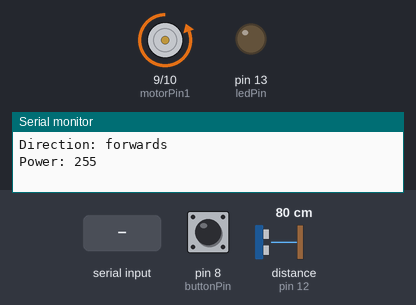
This sketch was run on a simulated Arduino Uno, built with avr-gcc and run on an emulated ATmega328P. On the bench: motor-driver pin pairs drawn as motors (green arrow = first pin HIGH = forward, orange = second pin HIGH = backward, longer = more drive), output pins drawn as LEDs (lit = HIGH), the last lines printed to the serial monitor. Inputs (shaded band) come from the test bench; at power-on: pin 8 (buttonPin) HIGH, distance to the obstacle (sensor on pin 12) 80 cm. The echo pulse lasts 58.3 µs per cm; pins used as bus, display or sensor lines are not drawn.

Above: at 1.5 s.
1.6 s: pin 8 (buttonPin) pulled LOW for 0.15 s
At 1.85 s:
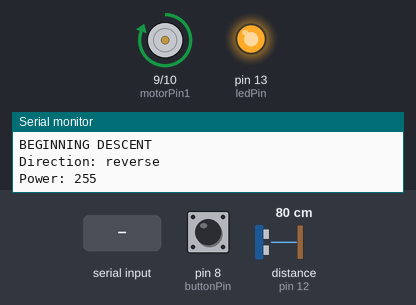
At 2.28 s:
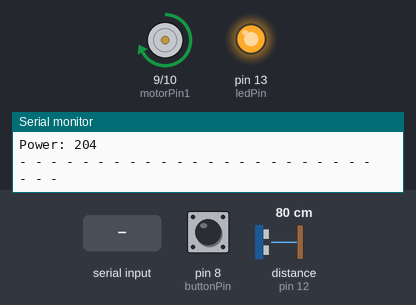
4.6 s: distance to the obstacle (sensor on pin 12) set to 2 cm
At 5.2 s:
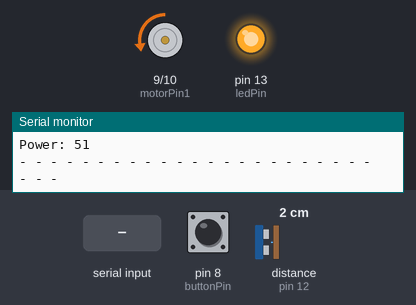
7.6 s: "90,45\n" received over Serial
At 7.75 s:
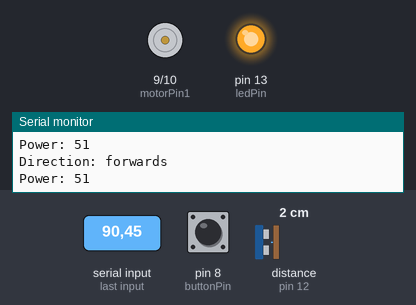
10.6 s: distance to the obstacle (sensor on pin 12) set to 6 cm
13.6 s: distance to the obstacle (sensor on pin 12) set to 9 cm
16.6 s: "f90\n" received over Serial
Timing chart, 0 to 20.6 s (numbered marks = the images above; inputs shaded):
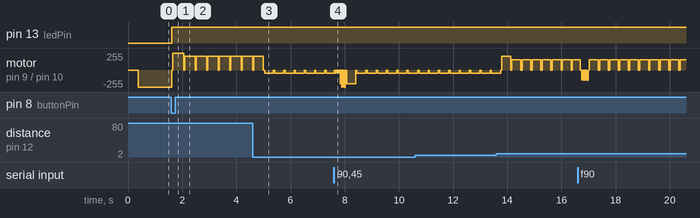

The sketch:

controller.ino
```cpp
// ____________________________________________________________
//
// Control system for a solar elevator, or any other device which
// requires a motor to run in one direction at maximum power
// until a button is pressed and then execute a controlled return.
//
// Makes use of a push button, motor, L9110 motor driver and HC-
// SR04 ultra-sonic distance sensor (or compatible alternatives)
// ____________________________________________________________
//
// Written between 27/9/2018 and 6/10/2018
// by ThatMattG (github.com/ThatMattG)
//
// Distance sensor code adapted from:
// https://randomnerdtutorials.com/complete-guide-for-ultrasonic-sensor-hc-sr04/
//
// Push button code and relevant pin arrangement adapted from:
// https://www.instructables.com/id/Arduino-Button-with-no-resistor/
// ____________________________________________________________

// ____________________________________________________________
//
// Defined values:
// ____________________________________________________________

// The size of an array used to hold distance values
#define DIST_ARR_SIZE 9

// Maximum range of distance sensor. Greater values are unreliable
#define MAX_RANGE 3200

#define NO_COMMAND '\0'
#define UNKNOWN -1

// ____________________________________________________________
//
// Global constants:
// ____________________________________________________________

// External button is connected to pins 8 and GND
const int buttonPin = 8;

// LED on Arduino
const int ledPin = 13;

// Motor pins connect to motor driver
const int motorPin1 = 9;
const int motorPin2 = 10;

// Pins connected to distance sensor
const int distTrigPin = 11;
const int distEchoPin = 12;

// Maximum and increment values for pulse-width modulation
const int pwmMax = 255;
const int pwmIncrement = pwmMax / 5;

// ____________________________________________________________
//
// Global variables:
// ____________________________________________________________

// Distance and time variables are used to calculate speed
long prevDist;
long prevTime;
int prevSpeed;

long currDist = UNKNOWN;
long currTime = UNKNOWN;
int currSpeed= UNKNOWN;

// ascend variable is set to false after reaching top of tether
boolean ascend = true;

// Initialise PWM at 100% power
int pwmSetting = pwmMax;

// currentDirection can be assigned s, f or b.
// Initialise with f to start climbing immediately
char currentDirection = 'f';

// ____________________________________________________________
//
// Subroutine
// Sets button pin for input and the associated LED pin for
// output using global constants.
//
// A push button should be attached to pins 8 and GND, or
// alternatively a button push may be emulated by completing
// the circuit between these two pins
//
// Note: LED will turn on after button is pushed (indicating
// elevator descent).
// This subroutine runs once during set-up.
// ____________________________________________________________

void initialiseButtonPins(){

  pinMode(buttonPin, INPUT_PULLUP);
  pinMode(ledPin, OUTPUT);

  // Announce pins to user
  Serial.print("- Button Pin: ");
  Serial.println(buttonPin);
  Serial.print("- LED Pin: ");
  Serial.println(ledPin);

}

// ____________________________________________________________
//
// Subroutine
// Sets 2 pins for motor output using global constants
// Runs once during set-up.
// ____________________________________________________________

void initialiseMotorPins(){

  pinMode(motorPin1, OUTPUT);
  pinMode(motorPin2, OUTPUT);

  // Announce pins to user
  Serial.print("- Motor Pin 1: ");
  Serial.println(motorPin1);
  Serial.print("- Motor Pin 2: ");
  Serial.println(motorPin2);

}

// ____________________________________________________________
//
// Subroutine
// Sets one output and one input pin for use of an ultra-sonic
// distance sensor. Runs once during set-up.
// ____________________________________________________________

void initialiseDistanceSensorPins(){

  pinMode(distTrigPin, OUTPUT);
  pinMode(distEchoPin, INPUT);

  // Announce pins to user
  Serial.print("- Distance Sensor Trigger Pin: ");
  Serial.println(distTrigPin);
  Serial.print("- Distance Sensor Echo Pin: ");
  Serial.println(distEchoPin);

}

// ____________________________________________________________
//
// Function
// Returns one incoming byte if available
// Used primarily for testing, as elevator is autonomous
// ____________________________________________________________

char receiveCommand(){

  // inputByte initialised as NO_COMMAND (ie the null char '\0')
  char inputByte = NO_COMMAND;

  // incomingByte takes the value of one input byte if available
  if (Serial.available()) {
    inputByte = Serial.read();
  }

  return inputByte;

}

// ____________________________________________________________
//
// Function
// Determines if a character is a direction command.
//  - If so, that character is returned.
//  - If not, the function returns the existing currentDirection
// ____________________________________________________________

char updateDirection(char command, char currentDirection){

  // Strings describing the possible directions
  char directionWords[3][16] = {"forwards",
                                "reverse",
                                "stop"};

  int i = 0;
  while (directionWords[i][0] != '\0') {

    // User input is compared with the first letter of each string
    if (directionWords[i][0] == command) {

      // If command is a direction, the direction is printed and returned
      Serial.println(directionWords[i]);
      return command;

    }

    i++;

  }

  return currentDirection;

}

// ____________________________________________________________
//
// Function
// Determines if a character is a speed command.
//  - If so, the  corresponding PWM is returned:
//
//    | Character |  PWM  |
//    |     1     |  51   |
//    |     2     |  102  |
//    |     3     |  153  |
//    |     4     |  204  |
//    |     5     |  255  |
//
//  - If not, the function returns the existing currentSpeed
// ____________________________________________________________

int updatePwm(char command, int pwmSetting){

  int pwmNew;

  // Convert the input into an int
  int commandInt = charToInt(command);

  // Check if input is in the allowed range for PWM commands
  if (commandInt >= 1 && commandInt <= pwmMax / pwmIncrement) {

    pwmNew = pwmIncrement * commandInt;

    // Announce the new speed setting
    Serial.print("Speed updated: ");
    Serial.print(20 * commandInt);
    Serial.println("%");

    return pwmNew;

  }

  // Return existing PWM setting if command is not valid
  return pwmSetting;

}

// ____________________________________________________________
//
// Function
// Converts one char to an int and returns if valid
// ____________________________________________________________

int charToInt(char character) {

  // Integer value is determined by subtracting the ASCII
  // value of the char '0'
  int returnVal = character - '0';

  // Checks if the value is between 0 and 9 inclusive, since
  // that is the maximum valid range for a single char to
  // be converted to an int.
  if (returnVal >=0 && returnVal <=9) {
    return returnVal;
  }

  // returns UNKNOWN (-1) if not a valid integer
  return UNKNOWN;

}

// ____________________________________________________________
//
// Subroutine
// Updates motor pin output using direction and PWM values
//    | Direction |  Pin1  |  Pin2  |
//    |     f     |    0   |   PWM  |
//    |     r     |   PWM  |    0   |
//    |     s     |    0   |    0   |
// ____________________________________________________________

void setMotorPins(int dir, int pwm){

  // Reset both pins and delay 50ms
  analogWrite(motorPin1, 0);
  analogWrite(motorPin2, 0);
  delay(50);

  // Direction will be printed in the relevant if statement below
  Serial.print("Direction: ");

  // Case: forwards
  if (dir == 'f') {
    analogWrite(motorPin1, 0);
    analogWrite(motorPin2, pwm);
    Serial.println("forwards");
  }

  // Case: reverse
  else if (dir == 'r') {
    analogWrite(motorPin1, pwm);
    analogWrite(motorPin2, 0);
    Serial.println("reverse");
  }

  // Case: stopped
  else if (dir == 's') {
    analogWrite(motorPin1, 0);
    analogWrite(motorPin2, 0);
    Serial.println("stopped");
  }

  // Print PWM value
  Serial.print("Power: ");
  Serial.println(pwm);

}

// ____________________________________________________________
//
// Subroutine
// Initiates descent of the elevator.
// ____________________________________________________________

void beginDescent() {

  // Turn off ascent variable and indicate descent by activating LED
  ascend = false;
  digitalWrite(ledPin, HIGH);

  Serial.println("BEGINNING DESCENT");

  // Reverse elevator with maximum power
  currentDirection = 'r';
  pwmSetting = pwmMax;
  setMotorPins(currentDirection, pwmSetting);

}

// ____________________________________________________________
//
// Fills an array of size "repeat" with distance measurements.
// An array is also filled with the time (ms) of each measurement.
// ____________________________________________________________

void getDistances(int repeat, long dists[], long times[]) {

  long timeTaken;
  long distance;
  long currTime;

  // distanceNum is a counter
  int distanceNum = 0;
  while (distanceNum < repeat) {

    // Sensor should receive a short LOW signal first
    digitalWrite(distTrigPin, LOW);
    delayMicroseconds(5);

    // A 10ms HIGH signal triggers the ultra-sonic output
    digitalWrite(distTrigPin, HIGH);
    delayMicroseconds(10);
    digitalWrite(distTrigPin, LOW);

    // Measure time taken for input
    timeTaken = pulseIn(distEchoPin, HIGH);

    // Record the internal clock time
    currTime = millis();

    // Determine distance (mm)
    distance = timeTaken * 10 / 58;

    // Append arrays if distance is within valid range
    if (distance < MAX_RANGE) {
      dists[distanceNum] = distance;
      times[distanceNum] = currTime;

      distanceNum++;
    }
  }

}

// ____________________________________________________________
//
// Function
// Returns the index of the minimum value in an array of longs
// ____________________________________________________________

int getIndexLowest(int length, long arr[]) {

  long lowest = arr[0];
  int indexLowest = 0;

  int i = 1;
  // Iterate through list, maintaining a record of the lowest
  // value and its index (begining with index 0)
  while (i < length) {

    if (arr[i] < lowest) {

      // Lowest value and its index are stored
      lowest = arr[i];
      indexLowest = i;

    }

    i++;
  }

  // Index of the lowest element is returned
  return indexLowest;

}

// ____________________________________________________________
//
// Function
// Calculates speed from 2 pairs of distance and time measurements.
// Return value will be positive in the downward direction as
// this simplifies the logic for speed adjustments.
// Returns UNKNOWN (-1) if a distance or time is invalid.
//
// Known issue: if the elevator is calculated to be ascending at
// 1cm/second (-1), the returned value from this function can be
// interpreted as UNKNOWN. This is minor, since another ~3 speed
// calculations will occur in the next second and the elevator
// should be descending; a true 1cm/sec ascent is unlikely.
// ____________________________________________________________
long calcSpeed(int currDist, int prevDist, long currTime, long prevTime) {

  // Speed is unknown if any of the 4 parameters is unknown
  if (currDist == UNKNOWN || prevDist == UNKNOWN ||
      currTime == UNKNOWN || prevTime == UNKNOWN){
    return UNKNOWN;
  }

  // Speed is unknown if either distance measurement is outside range
  if (currDist > MAX_RANGE || prevDist > MAX_RANGE) {
    return UNKNOWN;
  }

  // Determines distance travelled (>0 if moving towards destination)
  long mmTravelled = prevDist - currDist;
  // Time elapsed in ms
  long timeElapsed = currTime - prevTime;

  // Speed is unknown in the (very rare) case of an overflow
  if (timeElapsed < 0) {
    return UNKNOWN;
  }

  // Calculate speed as distance/time in unit mm/sec.
  // Multiplying by 1000 since timeElapsed is measured in ms.
  long spd = mmTravelled * 1000 / timeElapsed;

  return spd;
}

// ____________________________________________________________
//
// Subroutine
// Adjusts the elevator's descent based on both raw distance
// and the calculated speed.
// While a concise algorithm for speed adjustment would
// be ideal, desired speed is highly variable based on altitude.
// So although this function is long and inelegant, it provides
// a good template for tweaking settings at various heights.
// Aim to condense this code following testing.
// ____________________________________________________________
void adjustDescent(long dist, long spd) {

  // ============================================================

  // If elevator appears to be ascending and is >10cm from base,
  // the motor should be set in reverse at 80% power
  if (spd < 0 && dist > 200){

    Serial.println("Going up? That's not right.");

    // Set direction, power and apply these settings to motor pins
    currentDirection = 'r';
    pwmSetting = pwmIncrement * 4;
    setMotorPins(currentDirection, pwmSetting);

  }

  // ============================================================

  // Case: <8 cm from base
  else if (dist < 80) {

    Serial.println("Elevator has landed!");

    // Set motor to forwards at 20% power (likely to cease movement)
    currentDirection = 'f';
    pwmSetting = pwmIncrement * 1;
    setMotorPins(currentDirection, pwmSetting);

  }

  // ============================================================

  // Case: <50 cm from base
  else if (dist < 500) {

    // Speed >25cm/sec considered very excessive
    if (spd > 250) {

      Serial.println("Dangerous speed! Motor will be placed in forward direction.");

      // Set motor to forwards at 80% power to slow the elevator immediately
      currentDirection = 'f';
      pwmSetting = pwmIncrement * 4;
      setMotorPins(currentDirection, pwmSetting);

    }

    // Speed >15cm/sec considered too fast
    else if (spd > 150) {

      Serial.println("Too fast.");

      // Set motor to forwards at 40% power to slow the elevator
      currentDirection = 'f';
      pwmSetting = pwmIncrement * 2;
      setMotorPins(currentDirection, pwmSetting);

    }

    // Speed <5cm/sec considered too slow
    else if (spd < 50) {

      Serial.println("Too slow.");

      // Set motor to reverse at 60% power to bring elevator down
      currentDirection = 'r';
      pwmSetting = pwmIncrement * 3;
      setMotorPins(currentDirection, pwmSetting);

    }
  }

  // ============================================================

  // Case: <1.5m from base
  else if (dist < 1500) {

    // Speed >50cm/sec considered too fast
    if (spd > 500) {

      Serial.println("Too fast.");

      // Set motor to forwards at 40% power to slow elevator
      currentDirection = 'f';
      pwmSetting = pwmIncrement * 2;
      setMotorPins(currentDirection, pwmSetting);

    }

    // Speed <20cm/sec considered too slow
    else if (spd < 200) {

      Serial.println("Too slow.");

      // Set motor to reverse at 60% power to bring elevator down
      currentDirection = 'r';
      pwmSetting = pwmIncrement * 4;
      setMotorPins(currentDirection, pwmSetting);

    }
  }

  // ============================================================

  // Case: >1.5m from base
  else {

    // If the elevator would reach the base within 5 secs at
    // current speed, it is considered too fast
    if (spd * 5 > currDist) {

      Serial.println("Too fast.");

      // Turn off the motor (elevator should coast to unknown degree)
      currentDirection = 's';
      setMotorPins(currentDirection, pwmSetting);

    }

    // If the elevator would take > 20 secs to reach the base
    // at current speed, it is considered too slow
    else if (spd * 20 < currDist) {

      Serial.println("Too slow.");

      // Set motor to reverse at full power
      currentDirection = 'r';
      pwmSetting = pwmIncrement * 5;
      setMotorPins(currentDirection, pwmSetting);

    }
  }

  // ============================================================

}

// ____________________________________________________________
//
// Subroutine
// Print a summary of the distance to base as well as height
// Distance is additionally graphed with a '#'
// ____________________________________________________________

void printSummary(long dist, int spd) {

  // Convert dist to cm
  dist = dist / 10;
  // Convert spd to cm/sec
  spd = spd / 10;

  // Determine the direction that the elevator travelled
  boolean down = true;
  if (spd < 0) {
    down = false;
    // Set the speed to its absolute value
    spd = - spd;
  }

  // Distance and speed are printed in clear language and simple
  // units with an indent to distinguish from other information
  // (as multiple output lines may appear 3-4 times per second)
  Serial.print("\t\t\t");
  Serial.print(dist);
  Serial.print(" cm from target and travelling at ");
  Serial.print(spd);
  Serial.print(" cm/sec");

  // Print the direction that the elevator is travelling
  if (spd == 0) {
    Serial.println(".");
  }
  else if (down == true) {
    Serial.println(" towards it.");
  }
  else {
    Serial.println(" away from it.");
  }

  if (dist < MAX_RANGE) {

    Serial.print("(#) Distance graph: ");

    int i = 0;

    // Print one space for every 50mm distance
    while (i < dist) {
      Serial.print(" ");
      i += 5;
    }

    Serial.println("#");

  }

}

// ____________________________________________________________
//
// Setup runs initialisation process once at start-up
// ____________________________________________________________

void setup(){

  // Set the rate for data transmission
  Serial.begin(9600);

  Serial.println("Solar Elevator Control System is initialising:");

  // Set button pin and the associated LED pin
  initialiseButtonPins();

  // Set motor pins based on global constants
  initialiseMotorPins();

  // Set distance sensor pins
  initialiseDistanceSensorPins();

  // Inform the user that initialisation is complete
  // Provide summary of valid inputs and elevator path
  Serial.println("Initialisation successfully completed.");
  Serial.println("- Use 'f', 'r' and 's' to control direction.");
  Serial.println("- Use '1', '2', '3', '4' and '5' to control speed.");
  Serial.println("Elevator will ascend until a button push, then return.");

  // Motor pins are set with initial values (ascent at full power)
  setMotorPins(currentDirection, pwmSetting);

}

// ____________________________________________________________
//
// Loop will repeat for the remainder of run-time
// ____________________________________________________________

void loop(){

  // Receive a command if available, otherwise command will be set
  // to NO_COMMAND
  char command = receiveCommand();

  // This code runs if a valid command has been received
  if (command != NO_COMMAND) {

    // If the command is 'f', 'r' or 's', currentDirection will update
    currentDirection = updateDirection(command, currentDirection);

    // If the command is a number 1-5, PWM will be updated
    pwmSetting = updatePwm(command, pwmSetting);

    // Applies direction and PWM settings to motor pins
    setMotorPins(currentDirection, pwmSetting);

  }

  // This code runs if elevator has not reached the top of the tether yet
  else if (ascend == true) {

    if (digitalRead(8) == LOW) {
      Serial.println("Pressed");
      beginDescent();
    }

  }

  // This code runs if elevator has already reached the top of the tether
  else if (ascend == false){

    prevDist = currDist;
    prevTime = currTime;
    prevSpeed = currSpeed;

    long distsArray[DIST_ARR_SIZE];
    long timesArray[DIST_ARR_SIZE];

    getDistances(DIST_ARR_SIZE, distsArray, timesArray);

    // Vastly over-estimated distance measurements are common, while
    // under-estimated measurements are rare.
    // The lowest distance reading in a small array is usually a reliable
    // measure of the distance (more so than the median and easier to obtain).
    // The index of the lowest distance measurement in an array is determined.
    int lowestDistIndex = getIndexLowest(DIST_ARR_SIZE, distsArray);

    // The corresponding distance and time stamps are used for speed calculation.
    currDist = distsArray[lowestDistIndex];
    currTime = timesArray[lowestDistIndex];

    currSpeed = calcSpeed(currDist, prevDist, currTime, prevTime);

    // If the current speed is valid, print a summary of distance/speed
    // and then adjust the motor settings if necessary
    if (currSpeed != UNKNOWN) {
      printSummary(currDist, currSpeed);
      adjustDescent(currDist, currSpeed);
      Serial.println("- - - - - - - - - - - - - - - - - - - - - - - - - - ");
      Serial.println("");
    }

    // Appropriate delay to allow for a measurable distance to be travelled
    delay(240);
  }

  delay(10);
}
```

Measured:
- after the input at 1.6 s, pin 13 (ledPin): LOW → HIGH at once
